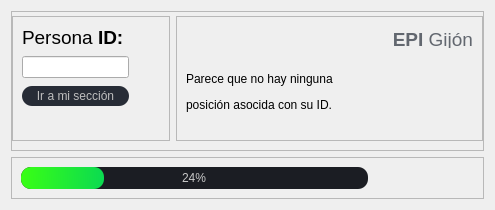
                      <widget class="QWidget" name="page_pythonControl">
                       <layout class="QVBoxLayout" name="verticalLayout_8">
                        <item>
                         <widget class="QFrame" name="frame_8">
                          <property name="minimumSize">
                           <size>
                            <width>0</width>
                            <height>140</height>
                           </size>
                          </property>
                          <property name="maximumSize">
                           <size>
                            <width>16777215</width>
                            <height>140</height>
                           </size>
                          </property>
                          <property name="frameShape">
                           <enum>QFrame::StyledPanel</enum>
                          </property>
                          <property name="frameShadow">
                           <enum>QFrame::Raised</enum>
                          </property>
                          <layout class="QHBoxLayout" name="horizontalLayout_13">
                           <property name="leftMargin">
                            <number>0</number>
                           </property>
                           <property name="topMargin">
                            <number>4</number>
                           </property>
                           <property name="rightMargin">
                            <number>0</number>
                           </property>
                           <item>
                            <widget class="QFrame" name="frame_6">
                             <property name="minimumSize">
                              <size>
                               <width>0</width>
                               <height>120</height>
                              </size>
                             </property>
                             <property name="maximumSize">
                              <size>
                               <width>170</width>
                               <height>16777215</height>
                              </size>
                             </property>
                             <property name="frameShape">
                              <enum>QFrame::StyledPanel</enum>
                             </property>
                             <property name="frameShadow">
                              <enum>QFrame::Raised</enum>
                             </property>
                             <layout class="QGridLayout" name="gridLayout">
                              <item row="1" column="1">
                               <widget class="QLabel" name="tickOrCrossLabel">
                                <property name="minimumSize">
                                 <size>
                                  <width>25</width>
                                  <height>25</height>
                                 </size>
                                </property>
                                <property name="text">
                                 <string/>
                                </property>
                               </widget>
                              </item>
                              <item row="1" column="0">
                               <widget class="QLineEdit" name="personIdLineEdit">
                                <property name="minimumSize">
                                 <size>
                                  <width>0</width>
                                  <height>20</height>
                                 </size>
                                </property>
                                <property name="maximumSize">
                                 <size>
                                  <width>107</width>
                                  <height>16777215</height>
                                 </size>
                                </property>
                                <property name="styleSheet">
                                 <string notr="true">
color:rgb(0,0,0);</string>
                                </property>
                                <property name="inputMethodHints">
                                 <set>Qt::ImhDigitsOnly</set>
                                </property>
                               </widget>
                              </item>
                              <item row="3" column="0" colspan="2">
                               <widget class="QLabel" name="greetingLabel">
                                <property name="font">
                                 <font>
                                  <family>Segoe UI</family>
                                  <pointsize>12</pointsize>
                                 </font>
                                </property>
                                <property name="styleSheet">
                                 <string notr="true">color: rgb(98, 114, 164);</string>
                                </property>
                                <property name="text">
                                 <string/>
                                </property>
                                <property name="alignment">
                                 <set>Qt::AlignLeading|Qt::AlignLeft|Qt::AlignVCenter</set>
                                </property>
                               </widget>
                              </item>
                              <item row="0" column="0">
                               <widget class="QLabel" name="personIdLabel">
                                <property name="font">
                                 <font>
                                  <pointsize>14</pointsize>
                                 </font>
                                </property>
                                <property name="styleSheet">
                                 <string notr="true">color: rgb(0,0,0);</string>
                                </property>
                                <property name="text">
                                 <string>Persona &lt;strong&gt;ID&lt;strong&gt;:</string>
                                </property>
                               </widget>
                              </item>
                              <item row="2" column="0">
                               <widget class="QPushButton" name="goToPositionButton">
                                <property name="enabled">
                                 <bool>false</bool>
                                </property>
                                <property name="minimumSize">
                                 <size>
                                  <width>0</width>
                                  <height>20</height>
                                 </size>
                                </property>
                                <property name="maximumSize">
                                 <size>
                                  <width>107</width>
                                  <height>16777215</height>
                                 </size>
                                </property>
                                <property name="cursor">
                                 <cursorShape>PointingHandCursor</cursorShape>
                                </property>
                                <property name="styleSheet">
                                 <string notr="true">QPushButton {
	background-color: rgb(39, 44, 54);
border-radius: 10px;
}
QPushButton:hover {
	background-color: rgb(33, 37, 43);
}
QPushButton:pressed {
	background-color: rgb(255,255,255);
}</string>
                                </property>
                                <property name="text">
                                 <string>Ir a mi sección</string>
                                </property>
                               </widget>
                              </item>
                             </layout>
                            </widget>
                           </item>
                           <item>
                            <widget class="QFrame" name="frame_9">
                             <property name="frameShape">
                              <enum>QFrame::StyledPanel</enum>
                             </property>
                             <property name="frameShadow">
                              <enum>QFrame::Raised</enum>
                             </property>
                             <layout class="QGridLayout" name="gridLayout_4">
                              <item row="1" column="2">
                               <widget class="QLabel" name="unioviLabel">
                                <property name="minimumSize">
                                 <size>
                                  <width>94</width>
                                  <height>73</height>
                                 </size>
                                </property>
                                <property name="maximumSize">
                                 <size>
                                  <width>94</width>
                                  <height>73</height>
                                 </size>
                                </property>
                                <property name="styleSheet">
                                 <string notr="true">background-image: url(:/logos/icons/logos/uniovi.png);</string>
                                </property>
                                <property name="text">
                                 <string/>
                                </property>
                                <property name="alignment">
                                 <set>Qt::AlignRight|Qt::AlignTop|Qt::AlignTrailing</set>
                                </property>
                               </widget>
                              </item>
                              <item row="1" column="0">
                               <widget class="QLabel" name="noPositionLabel">
                                <property name="minimumSize">
                                 <size>
                                  <width>0</width>
                                  <height>0</height>
                                 </size>
                                </property>
                                <property name="maximumSize">
                                 <size>
                                  <width>200</width>
                                  <height>50</height>
                                 </size>
                                </property>
                                <property name="styleSheet">
                                 <string notr="true">color: rgb(0,0,0);</string>
                                </property>
                                <property name="text">
                                 <string>&lt;html&gt;&lt;head/&gt;&lt;body&gt;&lt;p&gt;Parece que no hay ninguna&lt;/p&gt;&lt;p&gt;posición asocida con su ID.&lt;/p&gt;&lt;/body&gt;&lt;/html&gt;</string>
                                </property>
                               </widget>
                              </item>
                              <item row="0" column="2">
                               <widget class="QLabel" name="EPIGijonLabel">
                                <property name="maximumSize">
                                 <size>
                                  <width>16777215</width>
                                  <height>20</height>
                                 </size>
                                </property>
                                <property name="font">
                                 <font>
                                  <family>Segoe UI</family>
                                  <pointsize>14</pointsize>
                                 </font>
                                </property>
                                <property name="styleSheet">
                                 <string notr="true">color: rgb(98, 103, 111);</string>
                                </property>
                                <property name="text">
                                 <string>&lt;html&gt;&lt;head/&gt;&lt;body&gt;&lt;p&gt;&lt;span style=&quot; font-weight:600;&quot;&gt;EPI &lt;/span&gt;Gijón&lt;/p&gt;&lt;/body&gt;&lt;/html&gt;</string>
                                </property>
                                <property name="alignment">
                                 <set>Qt::AlignRight|Qt::AlignTrailing|Qt::AlignVCenter</set>
                                </property>
                               </widget>
                              </item>
                              <item row="1" column="1">
                               <spacer name="horizontalSpacer">
                                <property name="orientation">
                                 <enum>Qt::Horizontal</enum>
                                </property>
                                <property name="sizeHint" stdset="0">
                                 <size>
                                  <width>40</width>
                                  <height>20</height>
                                 </size>
                                </property>
                               </spacer>
                              </item>
                             </layout>
                            </widget>
                           </item>
                          </layout>
                         </widget>
                        </item>
                        <item>
                         <widget class="QFrame" name="frame_5">
                          <property name="maximumSize">
                           <size>
                            <width>16777215</width>
                            <height>50</height>
                           </size>
                          </property>
                          <property name="frameShape">
                           <enum>QFrame::StyledPanel</enum>
                          </property>
                          <property name="frameShadow">
                           <enum>QFrame::Raised</enum>
                          </property>
                          <layout class="QHBoxLayout" name="horizontalLayout_9">
                           <item>
                            <widget class="QProgressBar" name="progressBar">
                             <property name="enabled">
                              <bool>true</bool>
                             </property>
                             <property name="styleSheet">
                              <string notr="true">QProgressBar {
	background-color: rgb(27, 29, 35);
	color: rgb(200, 200, 200);
	border-style: none;
	border-radius: 10px;
	text-align: center;
}
QProgressBar::chunk{
	border-radius: 10px;
	background-color: qlineargradient(spread:pad, x1:0, y1:0.511364, x2:1, y2:0.523, stop:0 rgba(57,255,20, 255), stop:1 rgba(11,218,81, 255));
}</string>
                             </property>
                             <property name="value">
                              <number>24</number>
                             </property>
                             <property name="textVisible">
                              <bool>true</bool>
                             </property>
                            </widget>
                           </item>
                           <item>
                            <widget class="QLabel" name="positionLabel">
                             <property name="minimumSize">
                              <size>
                               <width>100</width>
                               <height>0</height>
                              </size>
                             </property>
                             <property name="styleSheet">
                              <string notr="true">color: rgb(0,0,0);
</string>
                             </property>
                             <property name="text">
                              <string/>
                             </property>
                            </widget>
                           </item>
                          </layout>
                         </widget>
                        </item>
                       </layout>
                      </widget>
